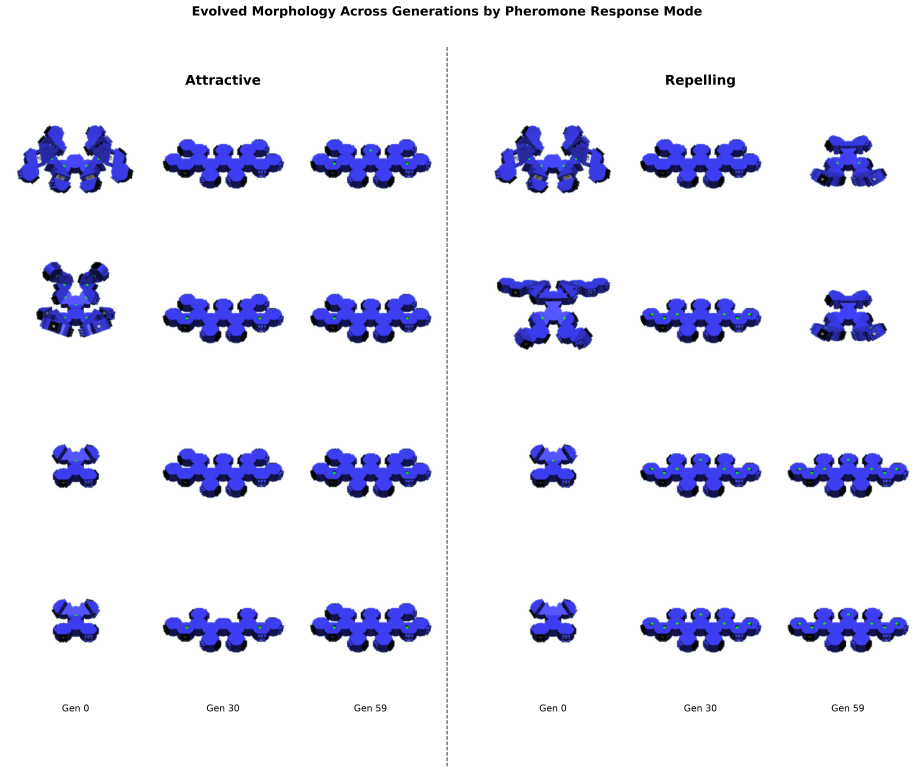
#> input picture paper/Figures/morphology_grid.png, 4617 x 3861 px (shown at 1/5 size)
$ python -i plot_morphology_grid.py   (imports and definitions only)
#> lines starting #> are read from the running program, lines starting #| are printed output that depends on the picture; after the words box and inside, x2 and y2 are one past the last pixel; in counts of white or black regions, pixels touching at a corner belong together
"""
Morphology Grid - "Carrier vs. Lifter"-style comparison figure: for each
pheromone-response mode (attractive / repulsive), samples the best few
individuals at a handful of generation checkpoints and arranges their
real MuJoCo screenshots into a side-by-side grid (rows = individuals,
columns = generations), split by mode with a vertical divider - one
figure summarizing how morphology changed over a run for each behaviour.

Uses population_history.json that main.py's evolution loop already wrote
to disk to pick individuals, and their screenshot_ind{ind_id}_assembly.png
if one is already sitting in the generation folder; any picked individual
missing one gets it regenerated by launching
`roblet_simulator.py --headless --capture_img --max_sim_time 0` against
its saved ind{ind_id}_assembly.xml, in parallel OS processes (see
SCREENSHOT_GEN_WORKERS) - no fabricated imagery, just a real (fast,
gait-free) re-render of the same evolved model.

    python plot_morphology_grid.py <output_dir> [--rows 4] [--out FILE]

<output_dir> must contain the two per-mode run folders (default names
"evolution_run" / "evolution_run_repulsive", matching main.py's
PHEROMONE_RESPONSE_TYPE-driven OUTPUT_DIR naming - see main.py's
_pheromone_suffix comment) - e.g. output_v1_0.
"""

import argparse
import json
import os
import subprocess
import sys

import numpy as np
from PIL import Image
from scipy import ndimage
import matplotlib
# [1 line not run here, left out]
import matplotlib.pyplot as plt

# Same typography as plotting_api.py's _apply_bright_style (Arial,
# FONT_SIZE_LEGEND=11 for the "Gen N" column labels) so this figure matches
# the rest of the run's plots instead of falling back to matplotlib defaults.
# [1 line not run here, left out]

ROOT_DIR = os.path.dirname(os.path.dirname(os.path.abspath(__file__)))
_SRC_DIR = os.path.join(ROOT_DIR, "src")
if _SRC_DIR not in sys.path:
    sys.path.insert(0, _SRC_DIR)

import objectives_api as obj_api  # noqa: E402

_ROBLET_SIMULATOR = os.path.join(_SRC_DIR, "roblet_simulator.py")

THUMB_SIZE = 320  # px, square canvas each screenshot is letterboxed into
DPI = 600

N_GENERATIONS = 3  # generation checkpoints per mode (first/mid/.../last)
N_CANDIDATES_PER_GEN = 4  # individuals shown per generation column, equally
                          # spaced by scalarized fitness rank (best to worst)
                          # rather than just the top N - see _select_panel.

# Number of `roblet_simulator.py --headless --capture_img` OS processes run
# concurrently to regenerate any picked individual's missing screenshot -
# same subprocess.Popen-batch pattern as sim_executor.run_batch. Screenshot
# generation is a single fast settle-pose render (--max_sim_time 0, no gait
# simulation), so this can safely use every core.
SCREENSHOT_GEN_WORKERS = os.cpu_count() or 4
# Per-process wall-clock cap for one screenshot regen job.
SCREENSHOT_GEN_TIMEOUT_S = 120.0


# [24 lines left out: functions _load_population_history, _equally_spaced, not called in this run]


def _has_population_history(run_dir):
    return os.path.exists(os.path.join(run_dir, "population_history.json"))


# [80 lines left out: functions _pick_checkpoint_generations, _select_panel, _generate_screenshots, not called in this run]


def _floor_tone_range(arr, margin_frac=0.05):
    """This image's own floor brightness range, sampled from its four
    corners - always background, since roblet_simulator's screenshot
    camera is a fixed top-down view centered on the origin (see
    _offscreen_camera), so a picked individual is always framed near the
    middle, never at a corner. Read straight from each image rather than
    a hardcoded constant so a lighting change (e.g. the luminous-sheet
    light setup) can't silently break this."""
    h, w = arr.shape[:2]
    my, mx = max(1, int(h * margin_frac)), max(1, int(w * margin_frac))
    corners = np.concatenate([
        arr[:my, :mx].reshape(-1, 3), arr[:my, -mx:].reshape(-1, 3),
        arr[-my:, :mx].reshape(-1, 3), arr[-my:, -mx:].reshape(-1, 3),
    ])
    gray = corners.mean(axis=1)
    return float(gray.min()), float(gray.max())


def _subject_mask(arr, chroma_threshold=6, floor_pad=15):
    """Boolean mask (same h,w as `arr`) marking pixels that belong to the
    robot rather than the background. roblet_simulator's floor is MuJoCo's
    "grid" checker material - two neutral (R==G==B) grays confined to a
    narrow, fixed brightness band (see _floor_tone_range) - while the
    robot is either clearly chromatic (the blue body) or an achromatic
    connector/magnet/outline color that's still distinctly BRIGHTER
    (white connector caps) or DARKER (black connectors, seams) than that
    band. A pixel counts as "subject" if either test fires: chroma
    (max-min channel spread) catches the blue body directly, while the
    brightness test catches the achromatic connector colors chroma alone
    misses - a plain chroma-only test was leaving those connector parts
    transparent (showing through to the page's white background,
    i.e. looking "whited out") whenever they weren't fully enclosed by
    blue pixels. binary_fill_holes/closing then absorb small remaining
    gaps WITHOUT a final binary_dilation - that used to grow the mask
    outward by a couple of px into genuine floor pixels, leaving a pale
    halo/rim around every silhouette."""
    channel_max = arr.max(axis=2)
    channel_min = arr.min(axis=2)
    chromatic = (channel_max - channel_min) > chroma_threshold
    floor_lo, floor_hi = _floor_tone_range(arr)
    brightness = arr.mean(axis=2)
    off_floor_tone = (brightness < floor_lo - floor_pad) | (brightness > floor_hi + floor_pad)
    candidate = chromatic | off_floor_tone
    filled = ndimage.binary_fill_holes(candidate)
    closed = ndimage.binary_closing(filled, structure=np.ones((5, 5)))
    return ndimage.binary_fill_holes(closed)


def _content_half_extent(path, chroma_threshold=6):
    """How far (in px, from the image center) the robot's silhouette
    reaches on its widest/tallest side - a MEASUREMENT only, used to size
    one shared crop window, never to crop this image individually (that
    would reintroduce per-image zoom - see _to_square_thumb). Returns
    (0, 0) if nothing clears the `_subject_mask` bar."""
#> called with path = '../paper/Figures/morphology_grid.png', chroma_threshold = 6
    arr = np.asarray(Image.open(path).convert("RGB"), dtype=np.float32)
    h, w = arr.shape[:2]
#> h = 3861; w = 4617
    mask = _subject_mask(arr, chroma_threshold)
#> in _subject_mask, `channel_max = arr.max(axis=2)`:
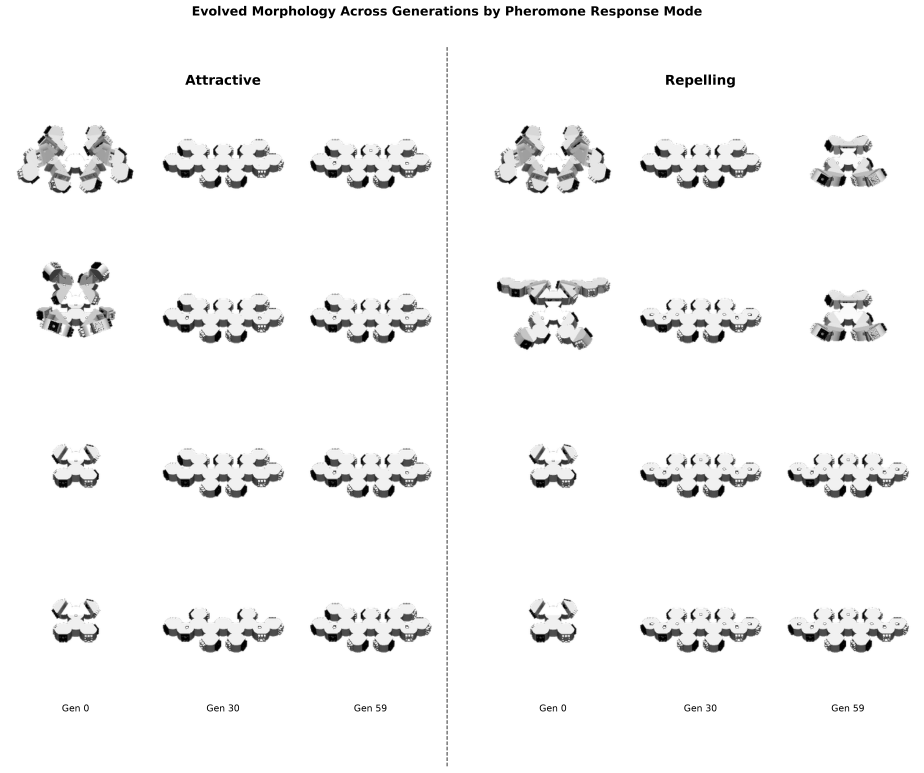
#> channel_max: shape (3861, 4617) float32 (shown at 1/5 size); min 0, max 255, mean 244.9
#> in _subject_mask, `channel_min = arr.min(axis=2)`:
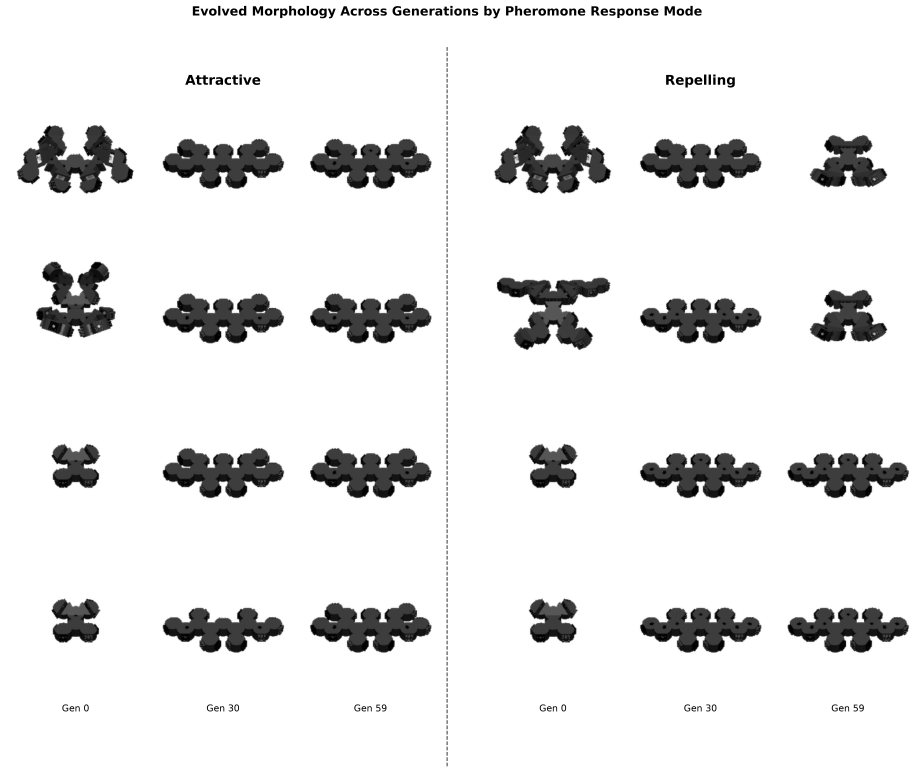
#> channel_min: shape (3861, 4617) float32 (shown at 1/5 size); min 0, max 255, mean 231.4
#> in _subject_mask, `chromatic = (channel_max - channel_min) > chroma_threshold`:
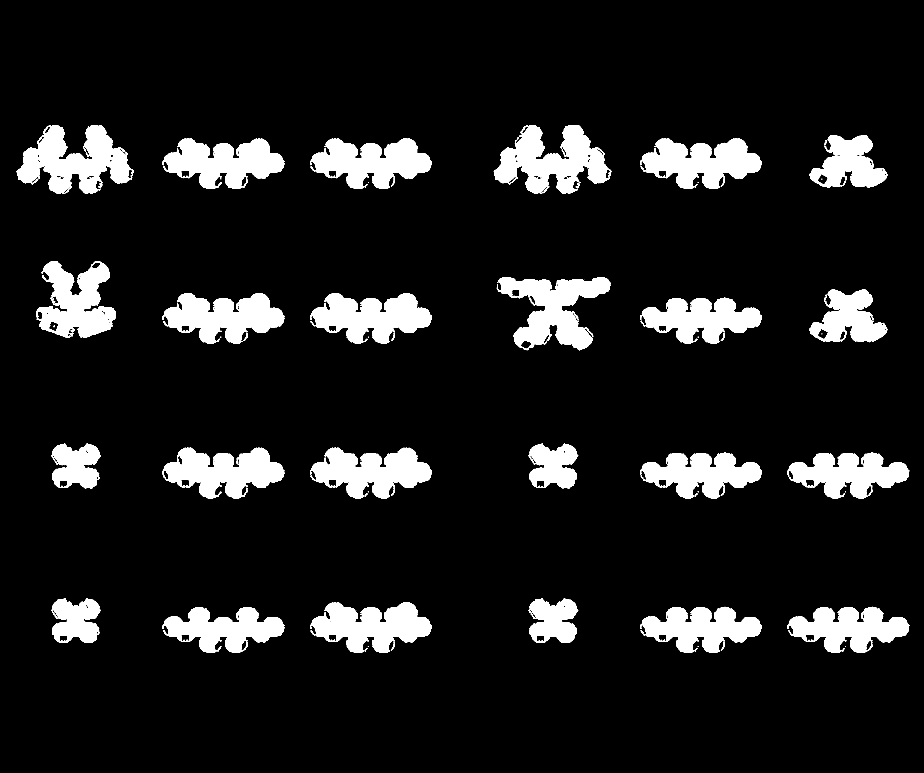
#> chromatic: shape (3861, 4617) bool (shown at 1/5 size); 10.6% white; 321 white regions (142 under 20 px), largest, box (x1, y1, x2, y2) and area: (82, 625, 654, 970) 105676, (2469, 625, 3041, 970) 105676, (2491, 1387, 3052, 1751) 99903
#> in _subject_mask, `floor_lo, floor_hi = _floor_tone_range(arr)`: floor_lo = 255
#> in _subject_mask, `brightness = arr.mean(axis=2)`:
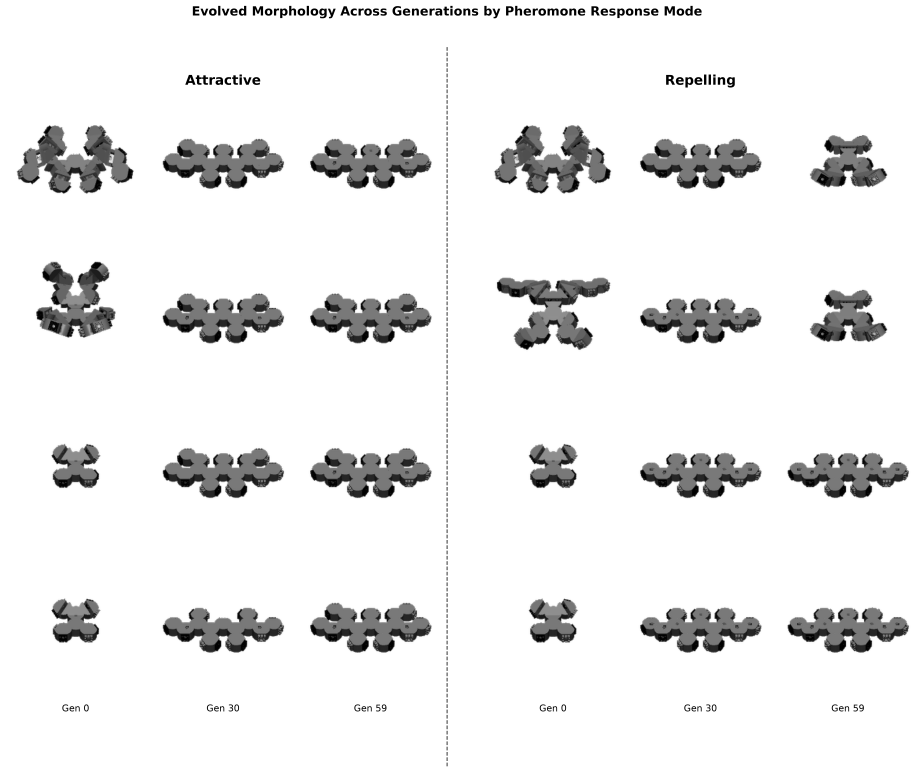
#> brightness: shape (3861, 4617) float32 (shown at 1/5 size); min 0, max 255, mean 236
#> in _subject_mask, `off_floor_tone = (brightness < floor_lo - floor_pad) | (brightness > f..`:
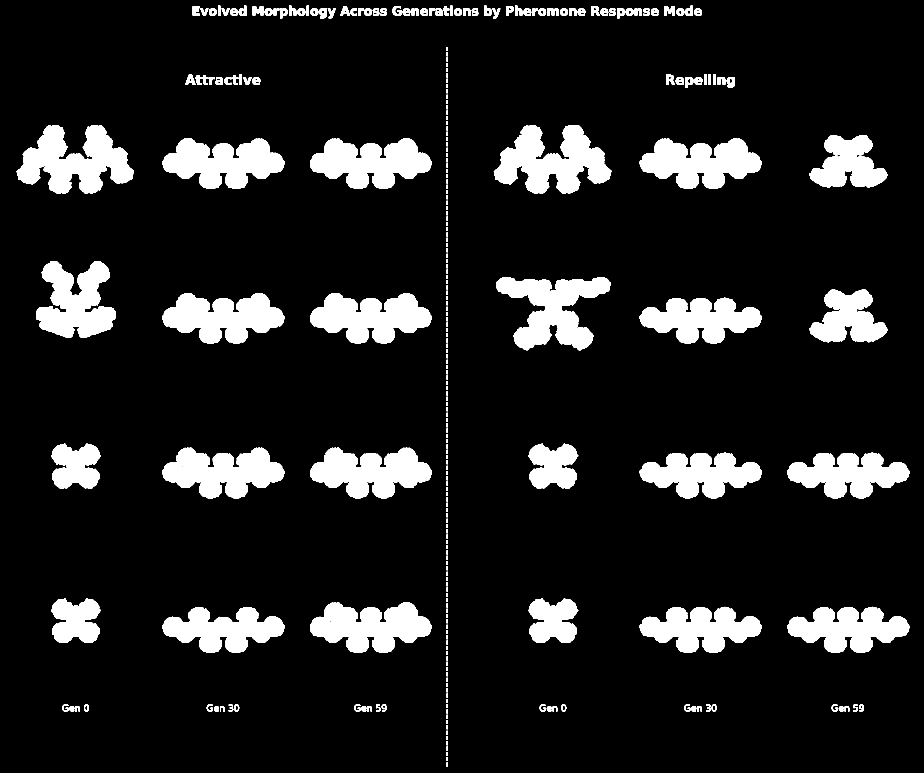
#> off_floor_tone: shape (3861, 4617) bool (shown at 1/5 size); 11.8% white; 267 white regions, largest, box (x1, y1, x2, y2) and area: (82, 625, 669, 970) 113676, (2469, 625, 3056, 970) 113676, (2484, 1387, 3052, 1751) 107159
#> in _subject_mask, `candidate = chromatic | off_floor_tone`: candidate: shape (3861, 4617) bool; 11.9% white; 334 white regions (67 under 20 px), largest, box (x1, y1, x2, y2) and area: (82, 625, 669, 970) 114009, (2469, 625, 3056, 970) 114009, (2484, 1387, 3052, 1751) 107369
#> in _subject_mask, `filled = ndimage.binary_fill_holes(candidate)`: filled: shape (3861, 4617) bool; 11.9% white; 334 white regions (67 under 20 px), largest, box (x1, y1, x2, y2) and area: (82, 625, 669, 970) 114054, (2469, 625, 3056, 970) 114054, (2484, 1387, 3052, 1751) 107369
#> in _subject_mask, `closed = ndimage.binary_closing(filled, structure=np.ones((5, 5)))`: closed: shape (3861, 4617) bool; 11.9% white; 260 white regions (3 under 20 px), largest, box (x1, y1, x2, y2) and area: (82, 625, 669, 970) 114368, (2469, 625, 3056, 970) 114368, (2484, 1387, 3052, 1751) 107661
    ys, xs = np.where(mask)
    if len(ys) == 0:
        return 0.0, 0.0
    cx, cy = w / 2.0, h / 2.0
#> cx = 2308.5; cy = 1930.5
    half_w = max(abs(xs.min() - cx), abs(xs.max() - cx))
#> half_w = 2236.5
    half_h = max(abs(ys.min() - cy), abs(ys.max() - cy))
#> half_h = 1901.5
    return half_w, half_h


# [152 lines left out: functions _shared_crop_side, _to_square_thumb, _draw_mode_panel, build_morphology_grid, main, not called in this run]


# [2 lines not run here, left out]

>>> result = _content_half_extent('../paper/Figures/morphology_grid.png')
#> result = (2236.5, 1901.5)
